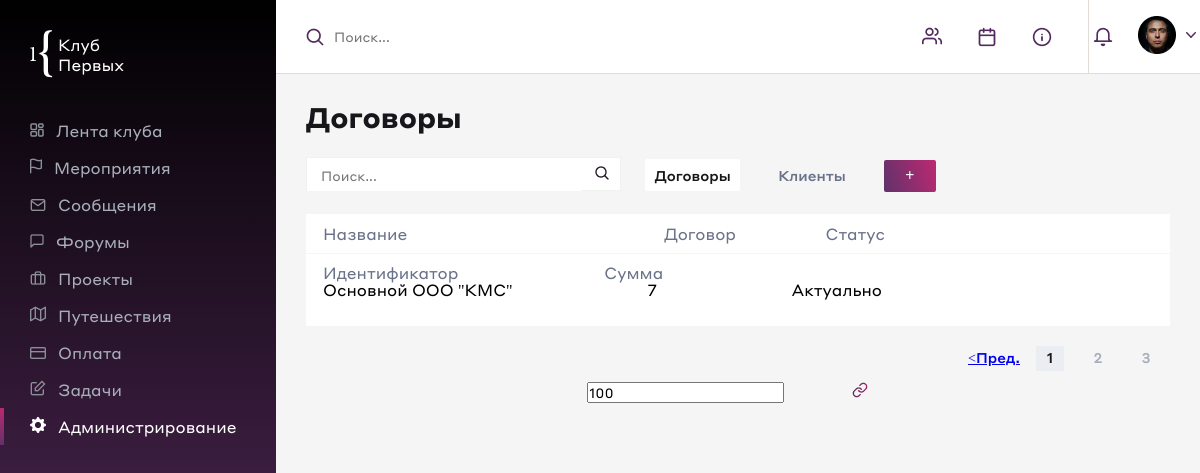
Screenshot of /?page=2 with the database file from the repository.
### main/models.py (models this page shows, shortened)
class ContractTemplate(models.Model):
    class Statuses(models.TextChoices):
        actual = 'Актуально', 'Актуально'
        outdated = 'Устарело', 'Устарело'
    class Types(models.TextChoices):
        basic = 'Основной', 'Основной'
        renewal = 'Продление', 'Продление'
    class Companies(models.TextChoices):
        CMS = 'ООО "КМС"', ('ООО "КМС"')
        DC = 'ООО "ДЕЛОВОЙ КЛУБ"', ('ООО "ДЕЛОВОЙ КЛУБ"')
    name = models.CharField('Название', null=False, max_length=50, blank=True)
    template_of_contract = models.FileField('Шаблон договора', null=False, upload_to='upload/', validators=[check_format_of_file])
    amount = models.PositiveIntegerField('Сумма', null=True)
    status = models.CharField('Статус', choices=Statuses.choices, default=Statuses.actual, max_length=100)
    type = models.CharField('Тип', choices=Types.choices, null=False, max_length=50)
    company = models.CharField('Компания', choices=Companies.choices, null=False, max_length=50)
    class Meta:
        verbose_name = 'Шаблон контракта'
        verbose_name_plural = 'Шаблоны контрактов'

### main/views.py (the view)
# urls.py: path('', views.ContractTemplateListAndCreateView.as_view(), name='contract_template_list'),
class ContractTemplateListAndCreateView(ContractTemplateListAndCreateContractMixin, View):
    queryset = get_template_contracts()
    form_contract = get_contract_form()
    form_contract_template = get_contract_template_form()
    template_name = 'contract_templates_list.html'

### main/utils.py (called while the page is built)
    def get(self, request):
        paginator = Paginator(self.queryset, 5)
        page_number = request.GET.get('page')
        page_obj = paginator.get_page(page_number)
        return render(request, self.template_name, {'contract_template_list': page_obj,
                                                    'form_contract': self.form_contract,
                                                    'form_contract_template': self.form_contract_template
                                                    })

### templates/contract_templates_list.html (shortened to what this page needs)
{% load static %}
<!DOCTYPE html>
<html lang="en">
<head>
    <link rel="stylesheet" href="{% static 'admin.css' %}" class="css" />
</head>
<body>
    <div class="admin_navbar">
        <div class="admin_navbar_logo"><img src="{% static 'admin_img/cotf_logo.png' %}"></div>
        <div class="admin_navbar_menu">
            <div class="admin_navbar_menu_item">
                <div class="item_indicator"></div>
                <div class="item_logo"><img src="{% static 'admin_img/panel/news.png' %}"></div>
                <div class="item_link">Лента клуба</div>
            </div>
            <div class="admin_navbar_menu_item">
                <div class="item_indicator"></div>
                <div class="item_logo"><img src="{% static 'admin_img/panel/merop.png' %}"></div>
                <div class="item_link">Мероприятия</div>
            </div>
            <div class="admin_navbar_menu_item">
                <div class="item_indicator"></div>
                <div class="item_logo"><img src="{% static 'admin_img/panel/messages.png' %}"></div>
                <div class="item_link">Сообщения</div>
            </div>
            <div class="admin_navbar_menu_item">
                <div class="item_indicator"></div>
                <div class="item_logo"><img src="{% static 'admin_img/panel/forums.png' %}"></div>
                <div class="item_link">Форумы</div>
            </div>
            <div class="admin_navbar_menu_item">
                <div class="item_indicator"></div>
                <div class="item_logo"><img src="{% static 'admin_img/panel/projs.png' %}"></div>
                <div class="item_link">Проекты</div>
            </div>
            <div class="admin_navbar_menu_item">
                <div class="item_indicator"></div>
                <div class="item_logo"><img src="{% static 'admin_img/panel/travels.png' %}"></div>
                <div class="item_link">Путешествия</div>
            </div>
            <div class="admin_navbar_menu_item">
                <div class="item_indicator"></div>
                <div class="item_logo"><img src="{% static 'admin_img/panel/pay.png' %}"></div>
                <div class="item_link">Оплата</div>
            </div>
            <div class="admin_navbar_menu_item">
                <div class="item_indicator"></div>
                <div class="item_logo"><img src="{% static 'admin_img/panel/tasks.png' %}"></div>
                <div class="item_link">Задачи</div>
            </div>
            <div class="admin_navbar_menu_item">
                <div class="item_indicator item_indicator_active"></div>
                <div class="item_logo"><img src="{% static 'admin_img/panel/administration.png' %}"></div>
                <div class="item_link item_link_active">Администрирование</div>
            </div>
        </div>
    </div>
    <div class="admin_content">
        <div class="searchbar">
            <div class="admin_panel_search">
                <div class="admin_search_box">
                    <div><img src="{% static 'admin_img/topabr/search_search.png' %}"></div>
                    <input type="text" placeholder="Поиск...">
                </div>
                <div class="admin_search_control">
                    <div><img src="{% static 'admin_img/topabr/peoples_search.png' %}"></div>
                    <div><img src="{% static 'admin_img/topabr/calendar_search.png' %}"></div>
                    <div><img src="{% static 'admin_img/topabr/news_search.png' %}"></div>
                </div>
            </div>
            <div class="admin_panel_cab_link">
                <div class="cab_link_col"><img src="{% static 'admin_img/topabr/colocol.png' %}"></div>
                <div class="cab_link_photo"><img src="{% static 'admin_img/topabr/photo.png' %}"></div>
                <div class="cab_link_dropdown"><img src="{% static 'admin_img/topabr/dropdown.png' %}"></div>
            </div>
        </div>
        <div class="main_content">
            <div class="admin_content_title">Договоры</div>
            <div class="admin_content_control_panel">
                <div class="admin_search" >
                    <input type="text" placeholder="Поиск..." />
                    <button><img src="{% static 'admin_img/search.png' %}"></button>
                </div>
                <div class="admin_template_link active_link" ><a href="/">Договоры</a></div>
                <div class="admin_contract_link" ><a href="{% url 'contract_list' %}">Клиенты</a></div>
                <div class="admin_create_template" ><a href="{% url 'tem_form' %}">+</a></div>
            </div>
            <div class="all_templates">
                <div class="template_table_header">
                    <div class="template_table_header_td first_td">Название</div>
                    <div class="template_table_header_td second_td">Договор</div>
                    <div class="template_table_header_td third_td">Статус</div>
                    <div class="template_table_header_td fourth_td">Идентификатор</div>
                    <div class="template_table_header_td fifth_td">Сумма</div>
                </div>
                {% for contracts in contract_template_list %}
                <div class="template_table_row">
                    <form action="" method="post" enctype="multipart/form-data">
                        <div class="template_table_cell first_td">{{ contracts.name }}</div>
                        <div class="template_table_cell second_td">{{ contracts.pk }}</div>
                        <div class="template_table_cell third_td">{{ contracts.status }}</div>
                        {% if contracts.amount != 0 %}
                        <div class="template_table_cell fifth_td"><input name="amount_bitch" value="{{ contracts.amount }}"></div>
                        {% endif %}
                            <div class="template_table_cell create_template_btn"><button type="submit">
                                <img src="{% static 'admin_img/link_templ_creation.png' %}">
                            </button></div>
                    </form>
                </div>
                {% endfor %}
            </div>
            <div class="admin_template_paginator">
                {% if contract_template_list.has_previous  %}
                <div class="paginator_prev page_prev">
                    <a href="?page={{ contract_template_list.previous_page_number  }}"> &lt;Пред.</a>
                </div>
                {% endif %}
                <div class="page_number active_page">1</div>
                <div class="page_number">2</div>
                <div class="page_number">3</div>
            </div>
        </div>
    </div>
</body>
</html>

### static/admin.css (style rules this page uses)
* { padding: 0; margin: 0; font-family: "Styrene A Web"; }
body { background-color: #f5f5f5; }
.admin_navbar { position: absolute; top: 0; bottom: 0; left: 0; width: 276px; background: linear-gradient(black, #63316B); color: white; }
.admin_content { position: absolute; top: 0; bottom: 0; right: 0; left: 276px; }
.main_content { height: calc(100% - 99px); padding-left: 30px; padding-right: 30px; padding-top: 25px; }
.admin_content_title { font-weight: bold; font-size: 28px; color: #17161A; }
.admin_content_control_panel { margin: 22px 0; }
.admin_search, .admin_template_link, .admin_contract_link, .admin_create_template { display: inline-block; }
.admin_search { width: 313px; height: 32px; background-color: white; margin-right: 20px; border: 1px solid #F1F1F1; font-size: 14px; line-height: 32px; }
.admin_template_link, .admin_contract_link { width: 95px; height: 32px; text-align: center; border-radius: 2px; font-weight: 500; font-size: 14px; line-height: 32px; margin-right: 20px; }
.active_link { background-color: white; }
.active_link a { color: #171619!important; }
.admin_template_link a, .admin_contract_link a, .admin_create_template a { text-decoration: none; color: #6A728A; }
.admin_search input { height: 28px; border-color: transparent; outline: none; padding-left: 12px; width: 259px; }
.admin_search button { height: 32px; width: 32px; background-color: transparent; border: none; }
.admin_create_template a { color: white!important; font-weight: 900; display: block; text-align: center; width: 52px; color: white; height: 32px; line-height: 30px; background: linear-gradient(71.59deg, #60326B 0%, #BD2971 100%); border-radius: 2px; }
.all_templates { background-color: white; max-height: 79%; }
.template_table_header { height: 39px; }
.template_table_header_td { display: inline-block; line-height: 39px; width: calc(18%); color: #6A728A; padding-left: 17px; }
.template_table_row { height: 72px; border-top: 1px solid #f5f5f5; line-height: 72px; padding-left: 17px; }
.template_table_cell { display: inline-block; overflow: hidden; }
.create_template_btn button { background-color: transparent; border: none; cursor: pointer; }
.first_td { width: 320px!important; }
.second_td { width: 140px!important; }
.third_td { width: 160px!important; }
.fourth_td { width: 260px!important; }
.fifth_td { width: 260px!important; }
.admin_template_paginator { float: right; display: flex; margin-top: 20px; }
.admin_template_paginator > div { margin: 0 10px; text-align: center; color: #A8AEBA; font-weight: 500; font-size: 14px; line-height: 22px; cursor: pointer; width: 28px; height: 25px; }
.active_page { background-color: #EAEEF2!important; color: #171619!important; }
.page_next, .page_prev { width: 48px!important; }
.admin_navbar_logo { padding-left: 30px; padding-top: 30px; padding-bottom: 30px; }
.admin_navbar_menu_item { display: flex; align-items: center; }
.item_indicator { height: 37px; width: 4px; margin-right: 26px; background-color: transparent; }
.item_indicator_active { background: linear-gradient( #BA2971 0%,#63316B 100%); }
.item_logo { padding-right: 12px; }
.item_link { cursor: pointer; color: #A8AEBA; }
.item_link_active { color: white; }
.searchbar { height: 73px; width: 100%; background-color: white; display: flex; justify-content: space-between; border-bottom: 1px solid #E1DDD6; }
.admin_panel_cab_link { width: 12%; display: flex; align-items: center; justify-content: center; border-left: 1px solid #E1DDD6; }
.cab_link_col { margin-right: 25px; padding-top: 5px; }
.cab_link_photo { margin-right: 10px; }
.cab_link_dropdown { padding-bottom: 10px; }
.admin_panel_search { width: 88%; display: flex; justify-content: space-between; align-items: center; }
.admin_search_control, .admin_search_box { display: flex; }
.admin_search_control > div { padding-right: 36px; padding-top: 5px; }
.admin_search_box { padding-left: 30px; }
.admin_search_box input { border: none; outline: none; width: 580px; }
.admin_search_box > div { padding-top: 5px; padding-right: 10px; }

### rows the page displays
ContractTemplate: name "Основной ООО \"КМС\"", pk "7", status "Актуально", amount_bitch "100"
